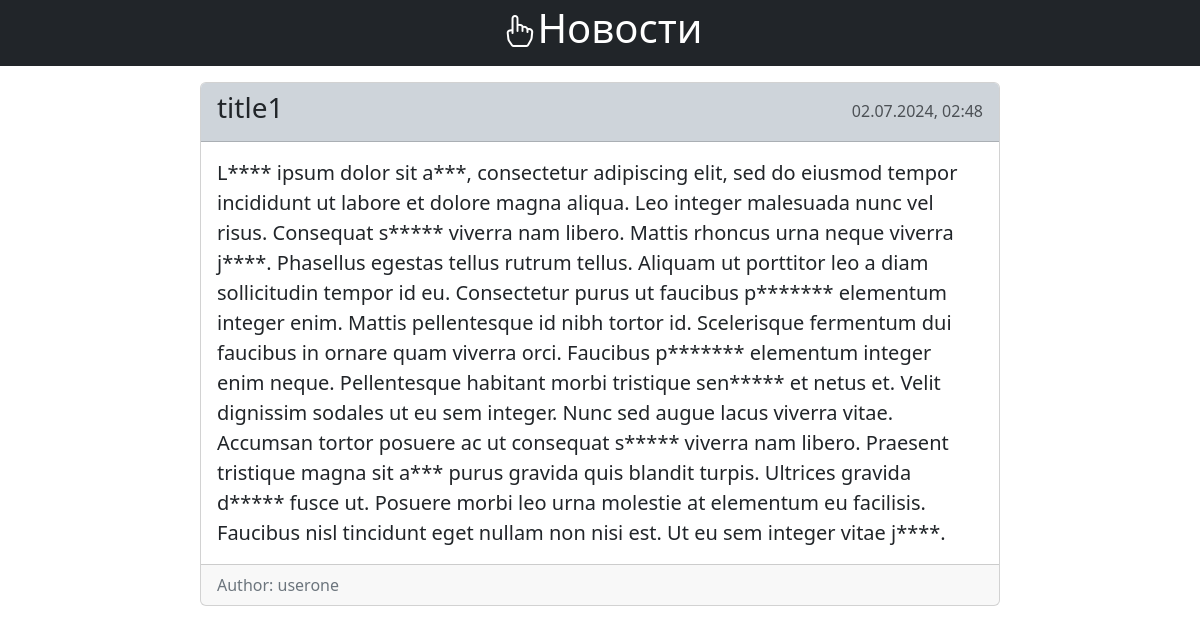
/articles/1/, run on the app's committed database.
### news/models.py (models this page shows, shortened)
class Post(models.Model):
    author = models.ForeignKey(Author, on_delete=models.CASCADE)
    TYPE = (
        ('News', 'Новость'),
        ('Article', 'Статья')
    )
    categoryType = models.CharField(max_length=7, choices=TYPE)
    creationDate = models.DateTimeField(auto_now_add=True)
    postCategory = models.ManyToManyField(Category, through='PostCategory')
    title = models.CharField(max_length=150)
    text = models.TextField()
    rating = models.IntegerField(default=0)

class Author(models.Model):
    authorName = models.OneToOneField(User, on_delete=models.CASCADE)
    rating = models.IntegerField(default=0)

### news/views.py (the view)
# urls.py: path('', PostArticlesDetail.as_view(), name='article_detail'),
class PostArticlesDetail(DetailView):
    queryset = Post.objects.filter(categoryType__icontains='Article')
    template_name = 'detail.html'
    context_object_name = 'news'

### news/templatetags/censor_filter.py (called while the page is built)
@register.filter()
def censor(value):
    for bad_word in bad_words_list:
        value = value.replace(bad_word[1:], '*' * len(bad_word[1:]))
    return value

### news/templates/news/detail.html (shortened to what this page needs)
{% extends 'default.html' %}
{% load censor_filter %}
{% block content %}
    <div class="d-flex justify-content-center m-3">
        <div class="card" style="width: 50rem;">
            <div class="card-header d-flex justify-content-between bg-dark-subtle">
                <h3 class="card-title">{{ news.title|censor }}</h3>
                <p class="card-subtitle opacity-75 mt-2">{{ news.creationDate|date:"d.m.Y, h:i" }}</p>
            </div>
            <div class="card-body">
                <p class="card-text fs-5">{{ news.text|censor }}</p>
            </div>
            <div class="card-footer">
                <p class="card-text text-secondary">Author: {{ news.author.authorName.username }}</p>
            </div>
        </div>
    </div>
{% endblock content %}

### data on the page
Post: title|censor "title1", creationDate "02.07.2024, 02:48", text|censor "L**** ipsum dolor sit a***, consectetur adipiscing elit, sed do eiusmod tempor incididunt ut labore et dolore magna aliqua. Leo integer malesuada nunc vel risus. Consequat s***** viverra nam libero. Mattis rhoncus urna neque viverra j****. Phasellus egestas tellus rutrum tellus. Aliquam ut porttitor leo a diam sollicitudin tempor id eu. Consectetur purus ut faucibus p******* elementum integer enim. Mattis pellentesque id nibh tortor id. Scelerisque fermentum dui faucibus in ornare quam viverra orci. Faucibus p******* elementum integer enim neque. Pellentesque habitant morbi tristique sen***** et netus et. Velit dignissim sodales ut eu sem integer. Nunc sed augue lacus viverra vitae.…", author.authorName.username "userone"
